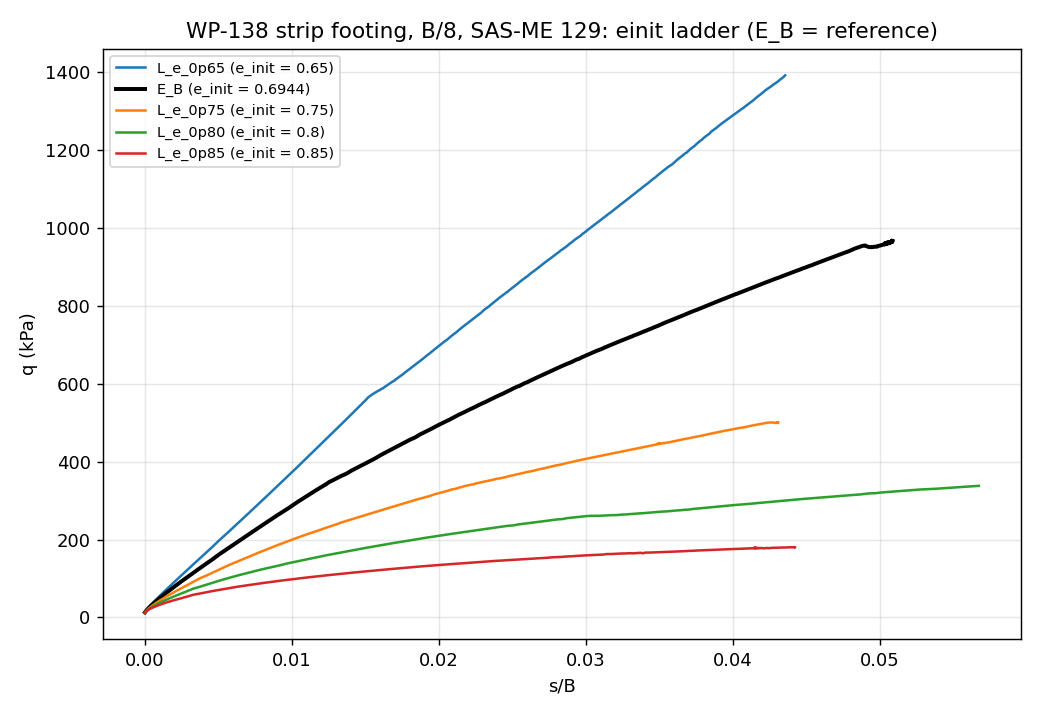
#> input picture Ladruno_files/testbed/footing_sas_me_ab/ladders_interim/q_s_einit.png, 1040 x 715 px, given in place of ft_native_07.png, which was not available
$ python run_b_d.py ../../../footing_sas_me_ab/ladders_interim/q_s_einit.png
#> lines starting #> are read from the running program, lines starting #| are printed output that depends on the picture
### Ladruno_files/testbed/norsand_calib/data/_digitise/dtool.py
"""Digitising helpers working on the native 1-bit page scans extracted from the PDFs (WP-144 P3 data pack, see data/README.md section 8).
Tool-kit only: scripts here were run from a scratch directory; paths are made relative to this folder (work/ is created by extract_native_images.py).
Python 3.11 + numpy, scipy, Pillow, PyMuPDF."""
import os, json
import numpy as np
from PIL import Image, ImageDraw, ImageFont
SP = os.environ.get("DIG_WORK") or os.path.join(os.path.dirname(os.path.abspath(__file__)), "work")   # holds <paper>_native_<page>.png (extract_native_images.py) and the overlay PNGs
_cache = {}
def page(tag, n):
#> called with tag = 'ft', n = 7
    k = (tag, n)
    if k not in _cache:
        _cache[k] = np.array(Image.open(f"{SP}/dig/{tag}_native_{n:02d}.png").convert("L")) < 128   # True = ink
    return _cache[k]
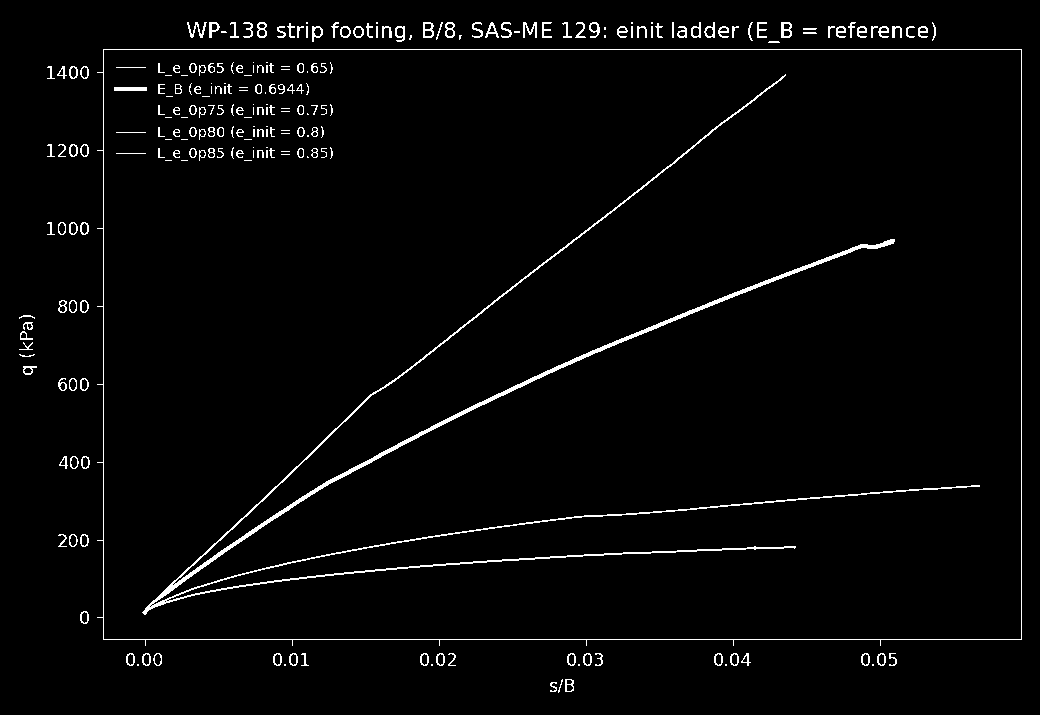
#> returned value: shape (715, 1040) bool; 2.6% white in thin lines or dots
# [4 lines left out: function prev2nat, not called in this run]
def crop(tag, n, nbox):
    x0,y0,x1,y1 = nbox
    return page(tag, n)[y0:y1, x0:x1], (x0, y0)
def runs(v, minlen):
    """indices (start,end) of True-runs >= minlen in 1D bool array"""
    out=[]; s=None
    for i,x in enumerate(list(v)+[False]):
        if x and s is None: s=i
        if (not x) and s is not None:
            if i-s>=minlen: out.append((s,i-1))
            s=None
    return out
# [58 lines left out: functions lines, ticks, save_crop, deskew, not called in this run]

def fit_vline(a, xr, yr, minrun=60):
    """Robust fit x = m*y + c of a near-vertical ink line. xr=(x0,x1) column window, yr=(y0,y1) rows."""
#> called with xr = (342, 370), yr = (1600, 2650), minrun = 40
    pts=[]
    for c in range(xr[0], xr[1]):
        for s,e in runs(a[yr[0]:yr[1], c], minrun):
            pts.append(((s+e)/2.0+yr[0], c))
    if len(pts)<3: return None
    P=np.array(pts,float)
    keep=np.ones(len(P),bool)
    for _ in range(6):
        m,cc=np.polyfit(P[keep,0],P[keep,1],1)
        res=np.abs(P[:,1]-(m*P[:,0]+cc)); keep=res<2.0
        if keep.sum()<3: break
    return m,cc,int(keep.sum())

# [42 lines left out: functions fit_hline, vticks, hticks, not called in this run]


class Panel:
    """Bilinear data<->pixel map for one plot panel in GLOBAL page-pixel coordinates.
    L=(m,c,..) fit x=m*row+c of the left frame/axis line (data x = x0); R same for the right line (data x = x1).
    yL = [(row, value),...] ticks on the left line; yR optional ticks on the right line in the SAME y units; else tilt from slope bt (bottom line dy/dx)."""
    # [9 lines left out: function __init__, not called in this run]
    def xL(self,r): return self.L[0]*r+self.L[1]
    def xR(self,r): return self.R[0]*r+self.R[1]
    # [334 lines left out: functions to_pix, to_data, column_clusters, grid_overlay, zoom_view, fill_small_holes and 8 more, not called in this run]

### Ladruno_files/testbed/norsand_calib/data/_digitise/gp.py
from dtool import *
def make_panel(tag, pg, xL, xR, y0, y1, x0, x1, rowsL, rowsR, vals, fill=True, name=""):
    """rowsL/rowsR: tick rows (global px) on left/right line for values `vals` (same y units). fits axis lines near xL, xR."""
    a=page(tag,pg)
    L=fit_vline(a,(int(xL)-14,int(xL)+14),(y0,y1),40); R=fit_vline(a,(int(xR)-16,int(xR)+16),(y0,y1),40)
    if fill: a=fill_small_holes(a,(int(xL)+8,y0+8,int(xR)-8,y1-8))
    P=Panel(a,L,R,x0,x1,list(zip(rowsL,vals)),list(zip(rowsR,vals)),name=name)
    return P
# [4 lines left out: function list_clusters, not called in this run]

### Ladruno_files/testbed/norsand_calib/data/_digitise/run_b_d.py
import json, sys
from famrun import *
which=sys.argv[1]
if which=='d':
    P=make_panel("ft",7,1401,2419,1790,2780,0,20,[1825.5,2434.5,2636.0],[1835.5,2446.5,2649.5],[6,0,-2],name="ft5d")
    xs=[x*0.25 for x in range(4,64)]
    ylow=[2.0+0.1*i for i in range(0,20)]
    rowlow=row_track(P,ylow,1.0,0.8,0.5)
    print("rowlow",rowlow[:3],len(rowlow))
    tail=follow_isolated(P,[9+0.25*i for i in range(0,26)],4.12,0.3,(3.2,4.6))
    print("tail",len(tail))
    sr=family(P,{'0.02':(6,4.18,0.0),'low':(6,3.95,0.05)},{'0.02':(6,4.18)},xs,(2.0,4.6),{'0.02':(0.2,10.5),'low':(0.2,15.3)},order=['0.02'],maxthick=60,extra={'low':rowlow+tail})
    ev=family(P,{'0.02':(6,0.56,0.08),'low':(6,0.16,0.04)},{'0.02':(6,0.56)},xs,(-0.3,1.4),{'0.02':(0.5,10.5),'low':(0.5,15.2)},order=['0.02'],maxthick=60)
else:
#> (the run stopped early here; a loop or call above may not have finished)

$ run again, on Ladruno_files/testbed/footing_sas_me_ab/ladders_interim/q_s_presidual.png
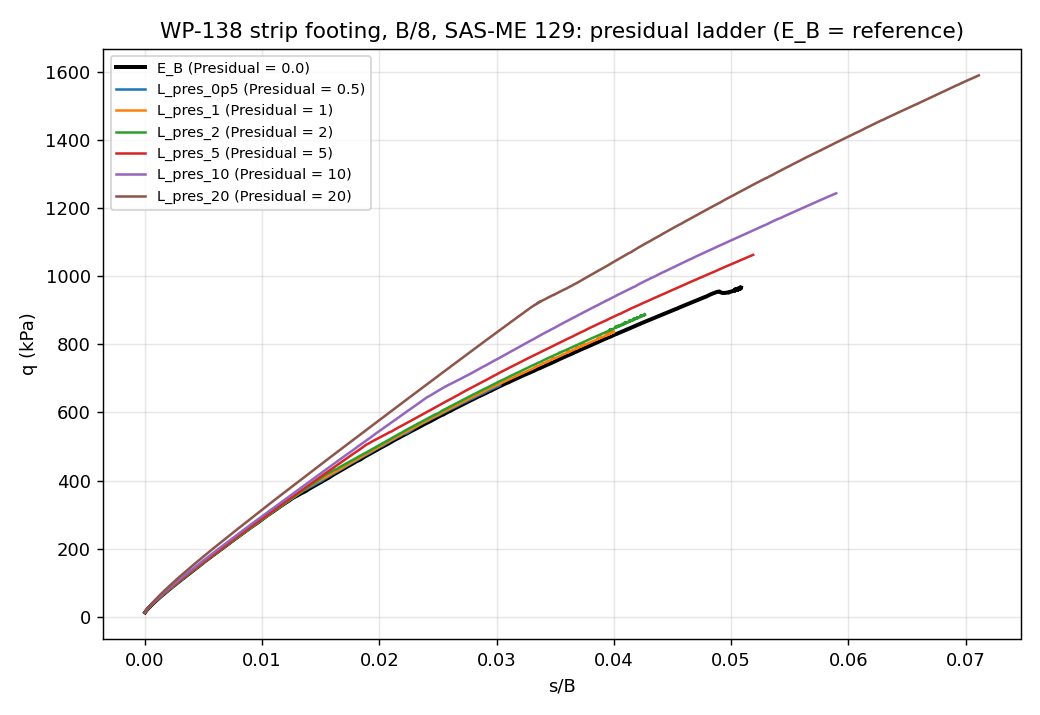
#> input picture Ladruno_files/testbed/footing_sas_me_ab/ladders_interim/q_s_presidual.png, 1040 x 715 px, given in place of ft_native_07.png, which was not available
#> in page, `return _cache[k]`:
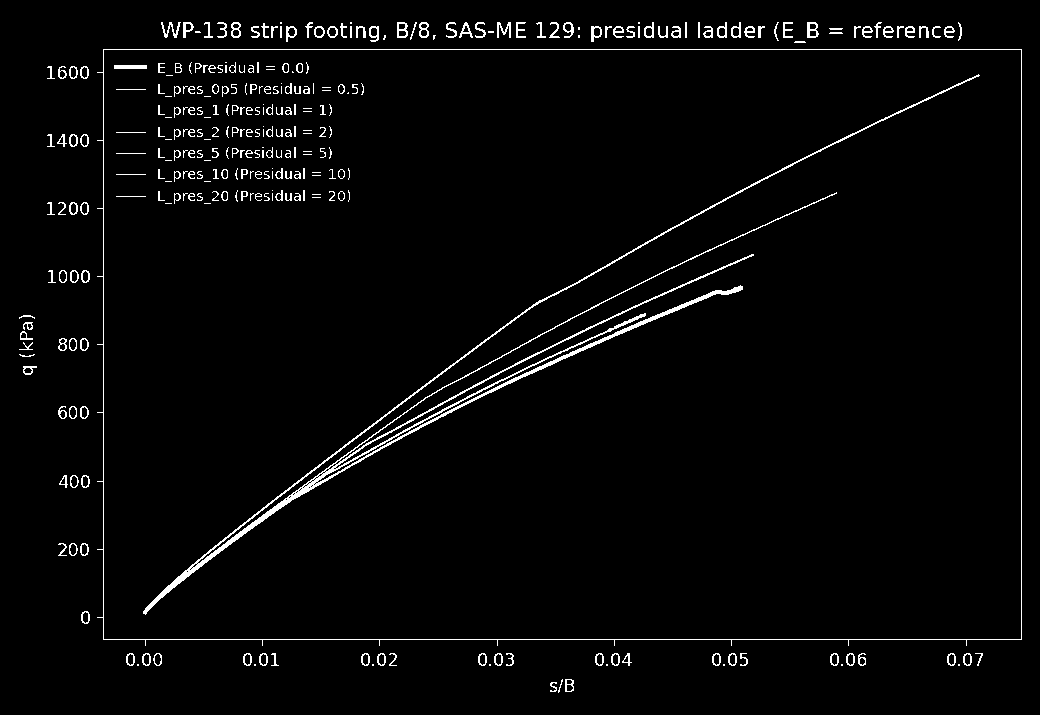
#> returned value: shape (715, 1040) bool; 2.7% white in thin lines or dots
